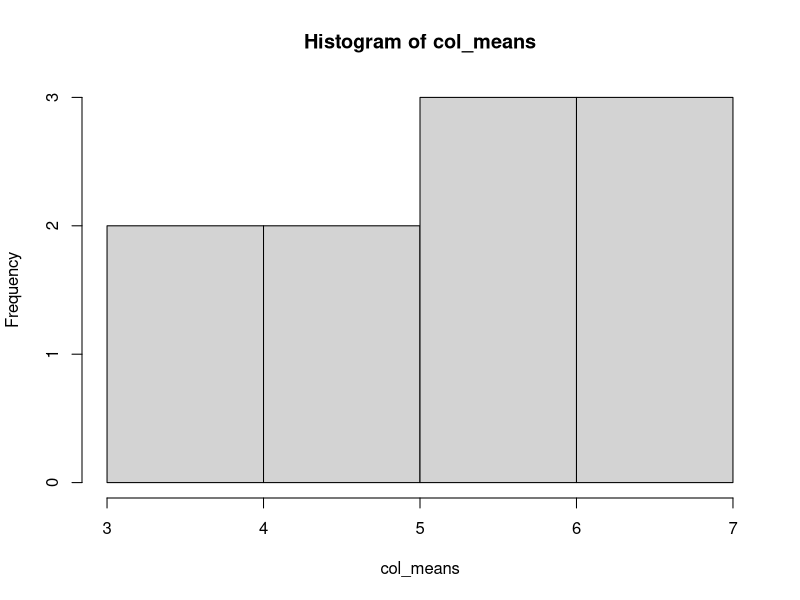

Recreate this plot in R.
## ---- chunk 1
library(tidyverse)
library(ggplot2)
## ---- chunk 2
    sum(c(52.3, 74.8, 3.17))
## ---- chunk 3
    sqrt(144)
## ---- chunk 4
    log10(200 * sin(pi / 4))
## ---- chunk 5
    cumsum(c(1, 3, 18, 20, 2))
## ---- chunk 6
    sample(c(0, 20), 10, replace = TRUE)
    round(runif(10, 0, 20))
## ---- chunk 7
    x <- 5
    y <- 10
## ---- chunk 8
    x * y
## ---- chunk 9
    z <- x * y
## ---- chunk 10
    myvec <- c(x, y, z)
## ---- chunk 11
    min(myvec)
    max(myvec)
    mean(myvec)
## ---- chunk 12
    remove(myvec)
## ---- chunk 13
    rainfall_per_year <- c(0.1, 0.5, 2.3, 1.1, 11.3, 14.7, 23.4, 15.7, 0, 0.9)
## ---- chunk 14
    mean(rainfall_per_year)
    sd(rainfall_per_year)
## ---- chunk 15
    cumsum(rainfall_per_year)
    sum(rainfall_per_year)
## ---- chunk 16
    which.max(rainfall_per_year)
## ---- chunk 17
    rainfall_per_year[rainfall_per_year > 10]
## ---- chunk 18
    mean(rainfall_per_year[rainfall_per_year > 5])
## ---- chunk 19
    rainfall_per_year[rainfall_per_year == 1.1 | rainfall_per_year == 0]
    rainfall_per_year[rainfall_per_year %in% c(0, 1.1)]
    which(rainfall_per_year == 1.1 | rainfall_per_year == 0)
    which(rainfall_per_year %in% c(0, 1.1))
## ---- chunk 20
    length_of_cylinder <- c(2.5, 3.4, 4.8, 3.1, 1.7)
    height_of_cylinder <- c(0.7, 0.4, 0.5, 0.5, 0.9)
## ---- chunk 21
    volume_of_cylinder <- length_of_cylinder * height_of_cylinder
## ---- chunk 22
    volume_of_cylinder
## ---- chunk 23
    volume_of_cylinder_millimeter <- volume_of_cylinder * 1000
## ---- chunk 24
    volume_of_cylinder_millimeter
## ---- chunk 25
    x <- c(1,2,3,4,5)
    y <- c(3,5,7,9)
## ---- chunk 26
    intersect(x, y)
## ---- chunk 27
    setdiff(x, y)
## ---- chunk 28
    union(x, y)
    c(x, y)
## ---- chunk 29
    matrix_w_random <- matrix(c(seq(0,18, by = 2), sample(0:10, 70,replace = T)),nrow = 8, ncol = 10, byrow = T)
## ---- chunk 30
    row_means <- rowMeans(matrix_w_random)
    sd(row_means)
## ---- chunk 31
    matrix_w_random.2 <- matrix_w_random[2:8,] #Keep 2 - 8
    matrix_w_random.2 <- matrix_w_random[-1,]  #Delete 1
    col_means <- colMeans(matrix_w_random.2)
    hist(col_means)
## ---- chunk 32
    family <- list(father = "John", mother = "Mary", child.ages = c(4, 6, 10))
## ---- chunk 33
    family
## ---- chunk 34
    child.names <- c("Bob", "Cate", "Susan")
## ---- chunk 35
    child.names
## ---- chunk 36
    c(family, child.names)
    conc.list <- list(family, child.names = child.names)
## ---- chunk 37
    conc.list
## ---- chunk 38
    conc.family <- list(child1= c(conc.list[[2]][[1]], conc.list[[1]][[3]][[1]]),
                        child2= c(conc.list[[2]][[2]], conc.list[[1]][[3]][[2]]),
                        child3= c(conc.list[[2]][[3]], conc.list[[1]][[3]][[3]]))
## ---- chunk 39
    conc.family
